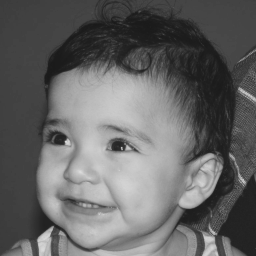
//> input picture images/biel.png, 256 x 256 px
$ ./tiltshift   (built with g++ and OpenCV 4)
//> lines starting //> are read from the running program, lines starting //| are printed output that depends on the picture
#include <iostream>
#include <opencv2/opencv.hpp>

using namespace cv;
using namespace std;

double alfa;
int center_slider = 0;
int center_slider_max = 100;

int alfa_slider = 0;
int alfa_slider_max = 100;

int top_slider = 0;
int top_slider_max = 100;

float media[] = {1,1,1,1,1,1,1,1,1};

Mat image1, image2, blended;
Mat imageTop;

char TrackbarName[50];

void on_trackbar_blend(int, void*){
 alfa = (double) alfa_slider/alfa_slider_max ;
 addWeighted( image1, alfa, imageTop, 1-alfa, 0.0, blended);
 imshow("addweighted", blended);
}

void on_trackbar_change(int, void*) {
    image2.copyTo(imageTop);
    Size tamanho = image2.size();
    int largura = tamanho.width;
    int altura = tamanho.height;
  int limit = top_slider*largura/100;
  int base = center_slider*largura/100;
  if(limit > 0){
    if(base >= 0 && base <= altura-limit){
  	  Mat tmp = image1(Rect(0, base, largura,limit));
  	  tmp.copyTo(imageTop(Rect(0, base, largura,limit)));
	}
	else{
  	  Mat tmp = image1(Rect(0, altura-limit, largura,limit));
  	  tmp.copyTo(imageTop(Rect(0, altura-limit, largura,limit)));
	}
  }
  on_trackbar_blend(alfa_slider,0);
}


int main(int argvc, char** argv){

  image1 = imread("../images/biel.png");
//> image1 is the input picture: 256 rows x 256 cols, CV_8UC3; min 26, max 219, mean 100.9
  image2 = image1.clone();
  Mat aux, mask, mask1;

  mask = Mat(3, 3, CV_32F, media);
  scaleAdd(mask, 1/9.0, Mat::zeros(3,3,CV_32F), mask1);
  swap(mask, mask1);
  image2.convertTo(aux, CV_32F);

  for (int i = 0; i < 10; i++)
        filter2D(aux, aux, aux.depth(), mask, Point(1, 1), 0);
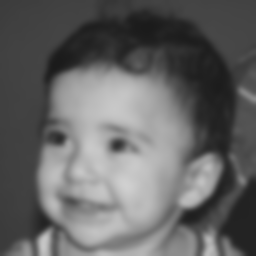
//> aux: 256 rows x 256 cols, CV_32FC3; min 27.01, max 208.3, mean 100.9
    aux=abs(aux);
    aux.convertTo(image2, CV_8UC3);
  image1.copyTo(imageTop);
  namedWindow("addweighted", 1);

  sprintf( TrackbarName, "decaimento ");
  createTrackbar( TrackbarName, "addweighted",
				  &alfa_slider,
				  alfa_slider_max,
				  on_trackbar_blend );
//> slider 'decaimento ' is set to 33
  on_trackbar_blend(alfa_slider, 0 );

  sprintf( TrackbarName, "Altura ");
  createTrackbar( TrackbarName, "addweighted",
				  &top_slider,
				  top_slider_max,
				  on_trackbar_change);
//> slider 'Altura ' is set to 33
  on_trackbar_change(top_slider, 0 );
//> in on_trackbar_change, `Mat tmp = image1(Rect(0, base, largura,limit));`:
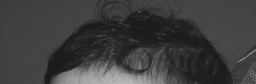
//> tmp: 84 rows x 256 cols, CV_8UC3; min 26, max 185, mean 62.1

  sprintf( TrackbarName, "Posição");
  createTrackbar( TrackbarName, "addweighted",
          &center_slider,
          center_slider_max,
          on_trackbar_change );
//> slider 'Posição' is set to 33
  waitKey(0);
//> in on_trackbar_change (call 2), `Mat tmp = image1(Rect(0, base, largura,limit));`:
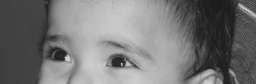
//> tmp: 84 rows x 256 cols, CV_8UC3; min 26, max 216, mean 117.8
  return 0;
}

$ run again, with images/Crystal-Clear-Coast.png copied over images/biel.png
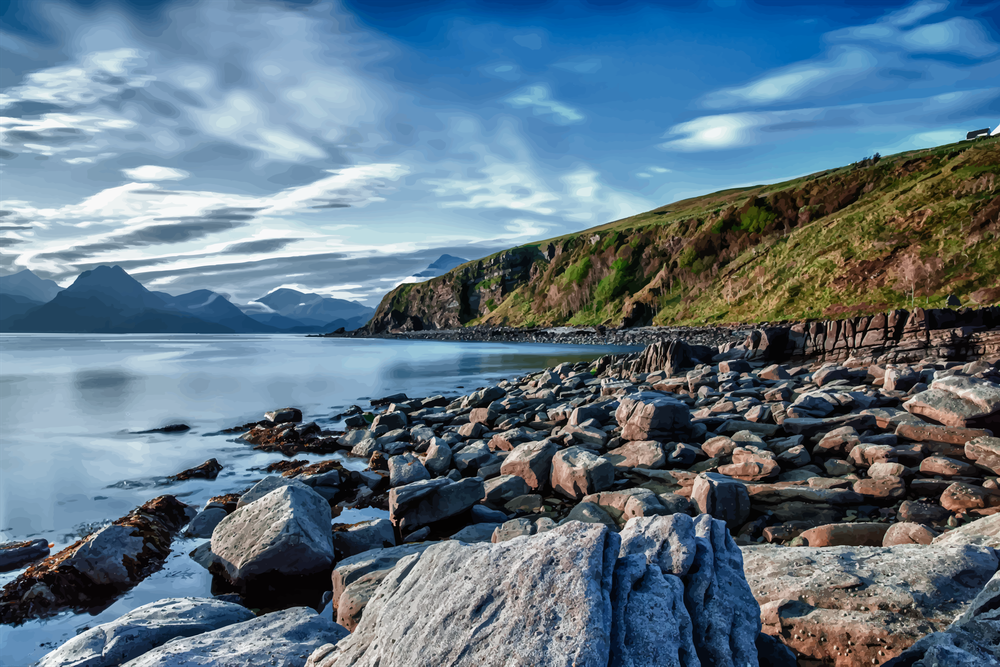
//> input picture images/Crystal-Clear-Coast.png, 1000 x 667 px, shrunk from 2399 x 1601 before the run
//> image1 is the input picture: 667 rows x 1000 cols, CV_8UC3; mean B, G, R 133.1, 117.7, 96.3
//> in on_trackbar_change (call 2), `Mat tmp = image1(Rect(0, base, largura,limit));`:
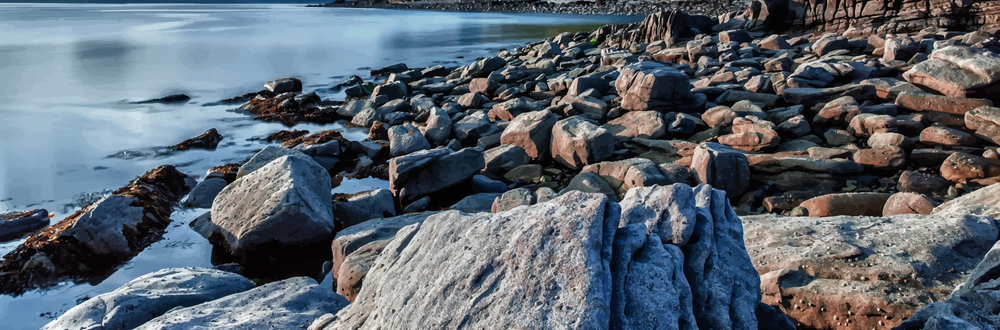
//> tmp: 330 rows x 1000 cols, CV_8UC3; mean B, G, R 111.6, 101.8, 92
//> in on_trackbar_change (call 2), `tmp.copyTo(imageTop(Rect(0, base, largura,limit)));`:
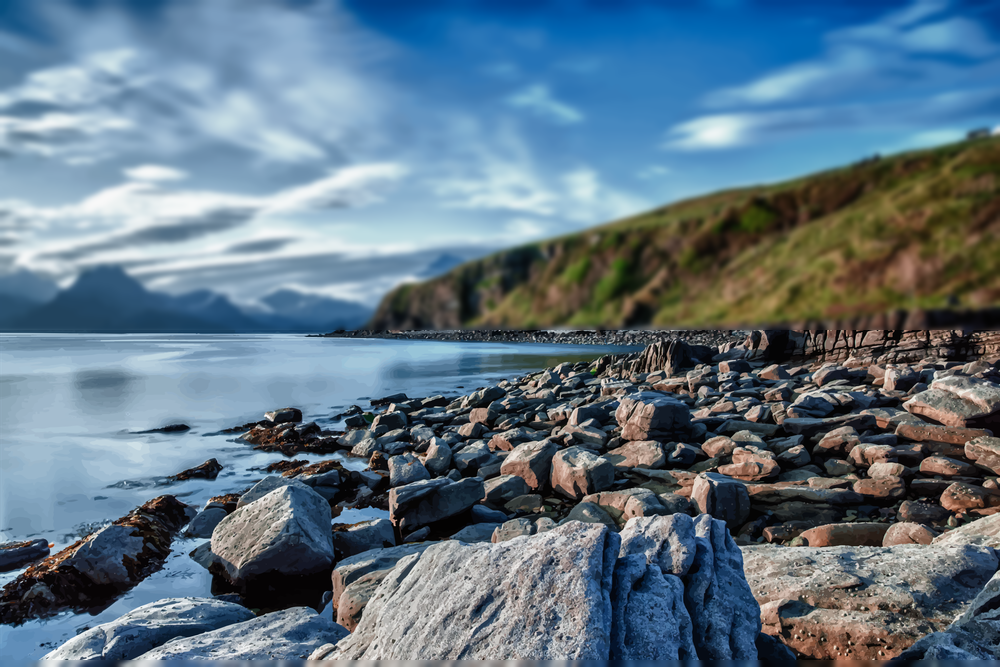
//> imageTop: 667 rows x 1000 cols, CV_8UC3; mean B, G, R 133.1, 117.7, 96.3
